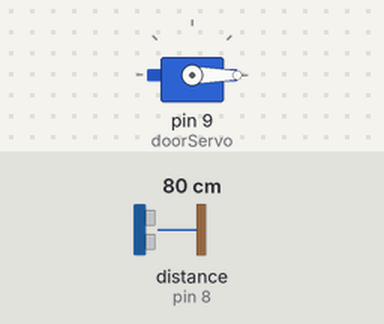
Bench run of a sketch on a simulated Arduino Uno, built with avr-gcc and run on an emulated ATmega328P. Parts: servo. Wiring (inferred from the names in the program): ultrasonic range finder: trigger pin 7; echo pin 8. The test bench sets the inputs (shaded band); at power-on: distance to the obstacle (sensor on pin 8) 80 cm. The echo pulse lasts 58.3 µs per cm.

Above: at 1.2 s.
1.3 s: distance to the obstacle (sensor on pin 8) set to 33 cm
2.8 s: distance to the obstacle (sensor on pin 8) set to 28 cm
At 3.4 s:
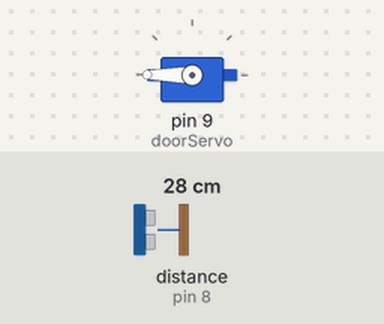
Timing chart, 0 to 5.8 s (numbered marks = the images above; inputs shaded):
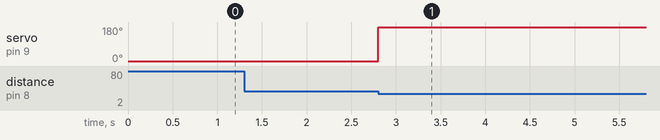

Measured:
- the behaviour switches between 31 and 30 cm on distance to the obstacle (sensor on pin 8) (found by bisection; images 0 and 1)
- after the input at 1.3 s, every drawn part: stays the same
- after the input at 2.8 s, servo on pin 9 (doorServo): 0° → 180° at once

The sketch:

conventional_door.ino
```cpp
#include <Servo.h>

Servo doorServo;

// HC-SR04 pins
const int trigPin = 7;
const int echoPin = 8;

// 1 foot in cm
const float detectionThreshold = 30.48;

bool doorOpen = false;
unsigned long doorOpenedAt = 0;
const unsigned long doorOpenDuration = 10000; // 10 seconds

void setup() {
  Serial.begin(9600);

  doorServo.attach(9);
  doorServo.write(0); // Start closed

  pinMode(trigPin, OUTPUT);
  pinMode(echoPin, INPUT);
}

float getDistance() {
  digitalWrite(trigPin, LOW);
  delayMicroseconds(2);
  digitalWrite(trigPin, HIGH);
  delayMicroseconds(10);
  digitalWrite(trigPin, LOW);

  long duration = pulseIn(echoPin, HIGH, 30000);
  if (duration == 0) return -1;
  return (duration * 0.0343) / 2;
}

void openDoor() {
  doorServo.write(180);
  doorOpen = true;
  doorOpenedAt = millis();
}

void closeDoor() {
  doorServo.write(0);
  doorOpen = false;
}

void loop() {
  float distance = getDistance();

  if (distance > 0 && distance < detectionThreshold && !doorOpen) {
    openDoor();
  }

  if (doorOpen && (millis() - doorOpenedAt >= doorOpenDuration)) {
    closeDoor();
  }

  delay(100);
}
```
